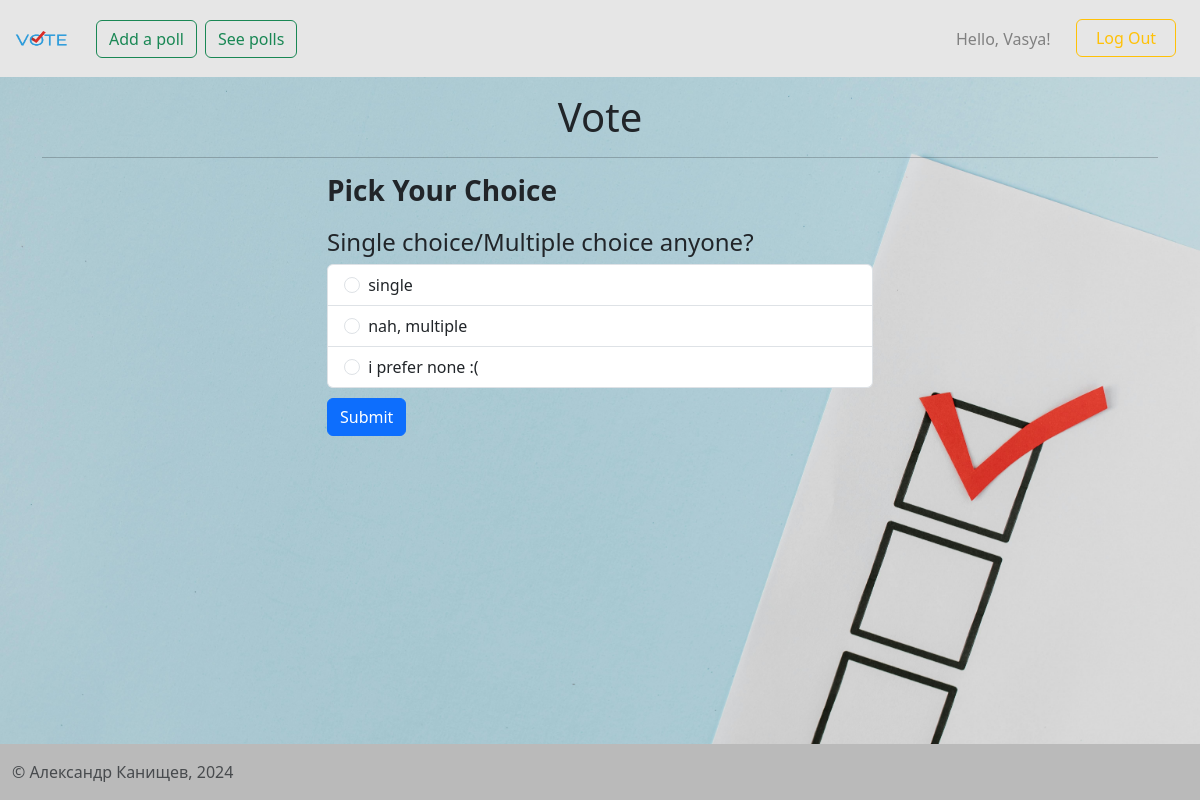
Screenshot of /vote/35/ (signed in) with the database file from the repository.
### polls/models.py (models this page shows, shortened)
class Poll(models.Model):
    QUESTION_TYPE_CHOICES = [
        ('single', 'Single Choice'),
        ('multiple', 'Multiple Choice'),
    ]
    question = models.TextField()
    option_one = models.CharField(max_length=50)
    option_two = models.CharField(max_length=50)
    option_three = models.CharField(max_length=50)
    option_one_count = models.IntegerField(default=0)
    option_two_count = models.IntegerField(default=0)
    option_three_count = models.IntegerField(default=0)
    author = models.ForeignKey(User, on_delete=models.CASCADE, default=1)
    time = models.DateTimeField(default=now)
    question_type = models.CharField(max_length=10, choices=QUESTION_TYPE_CHOICES, default='single')

### polls/views.py (the view, shortened to what this page needs)
# urls.py: path('vote/<poll_id>/', views.vote, name='vote'),  # Vote for a poll
@login_required
def vote(request, poll_id):
    poll = Poll.objects.get(pk=poll_id)
    context = {'poll': poll, 'pagename': 'Vote'}
    return render(request, 'pages/vote.html', context)

### polls/templates/pages/vote.html (shortened to what this page needs)
{% extends 'base.html' %}
{% block content %}
<div class="container">
    <div class="row">
        <div class="col-md-6 mx-auto">
            <h3 style="margin-bottom: 20px"><strong>Pick Your Choice</strong></h3>
            <h4>{{ poll.question }}</h4>
            <form action="{% url 'vote' poll.id %}" method="POST">
                <ul class="list-group" style="margin:0px">
                    {% if poll.question_type == 'multiple' %}
                        <li class="list-group-item">
                            <input aria-label="..." class="form-check-input me-1" name="poll" type="checkbox" value="option1">
                            {{ poll.option_one }}
                        </li>
                        <li class="list-group-item">
                            <input aria-label="..." class="form-check-input me-1" name="poll" type="checkbox" value="option2">
                            {{ poll.option_two }}
                        </li>
                        <li class="list-group-item">
                            <input aria-label="..." class="form-check-input me-1" name="poll" type="checkbox" value="option3">
                            {{ poll.option_three }}
                        </li>
                    {% else %}
                        <li class="list-group-item">
                            <input aria-label="..." class="form-check-input me-1" name="poll" type="radio" value="option1">
                            {{ poll.option_one }}
                        </li>
                        <li class="list-group-item">
                            <input aria-label="..." class="form-check-input me-1" name="poll" type="radio" value="option2">
                            {{ poll.option_two }}
                        </li>
                        <li class="list-group-item">
                            <input aria-label="..." class="form-check-input me-1" name="poll" type="radio" value="option3">
                            {{ poll.option_three }}
                        </li>
                    {% endif %}
                </ul>
                <input class="btn btn-primary" type="submit" value="Submit" style="margin-top: 10px;">
            </form>
        </div>
    </div>
</div>
{% endblock %}

### polls/templates/header.html (shortened to what this page needs)
<nav class="navbar navbar-expand-lg" style="background-color: #e6e6e6;">
    <div class="container-fluid">
        <a class="navbar-brand" href="{% url 'index' %}">
            <img alt="Logo" class="d-inline-block align-text-top" height="50" src="/static/images/logo1.png" width="60">
        </a>
        <div class="collapse navbar-collapse" id="navbarNavAltMarkup">
            <div class="navbar-nav">
                {% if request.user.is_authenticated %}
                <a href="{% url 'add_poll' %}">
                    <button class="btn  btn-outline-success ms-2 me-2" style="margin-left: 20px;" type="button">Add a
                        poll
                    </button>
                </a>
                {% endif %}
                <a href="{% url 'view_polls' %}">
                    <button class="btn  btn-outline-success" type="button">See polls</button>
                </a>
            </div>
        </div>
    </div>
    {% if request.user.is_authenticated %}
    <ul class="navbar-nav mr-right">
                        <span class="navbar-text" style="color: gray; width: 100px;">
                            Hello, {{ request.user.username }}!
                        </span>
        <a href="{% url 'logout' %}">
            <button class="btn  btn-outline-warning me-4" style="width: 100px; margin-left: 20px;" type="button">Log
                Out
            </button>
        </a>
    </ul>
    {% endif %}
</nav>

### rows the page displays
Poll: question "Single choice/Multiple choice anyone?", option_one "single", option_two "nah, multiple", option_three "i prefer none :("

### other values shown
{{ request.user.username }} "Vasya"
{{ pagename }} "Vote"
